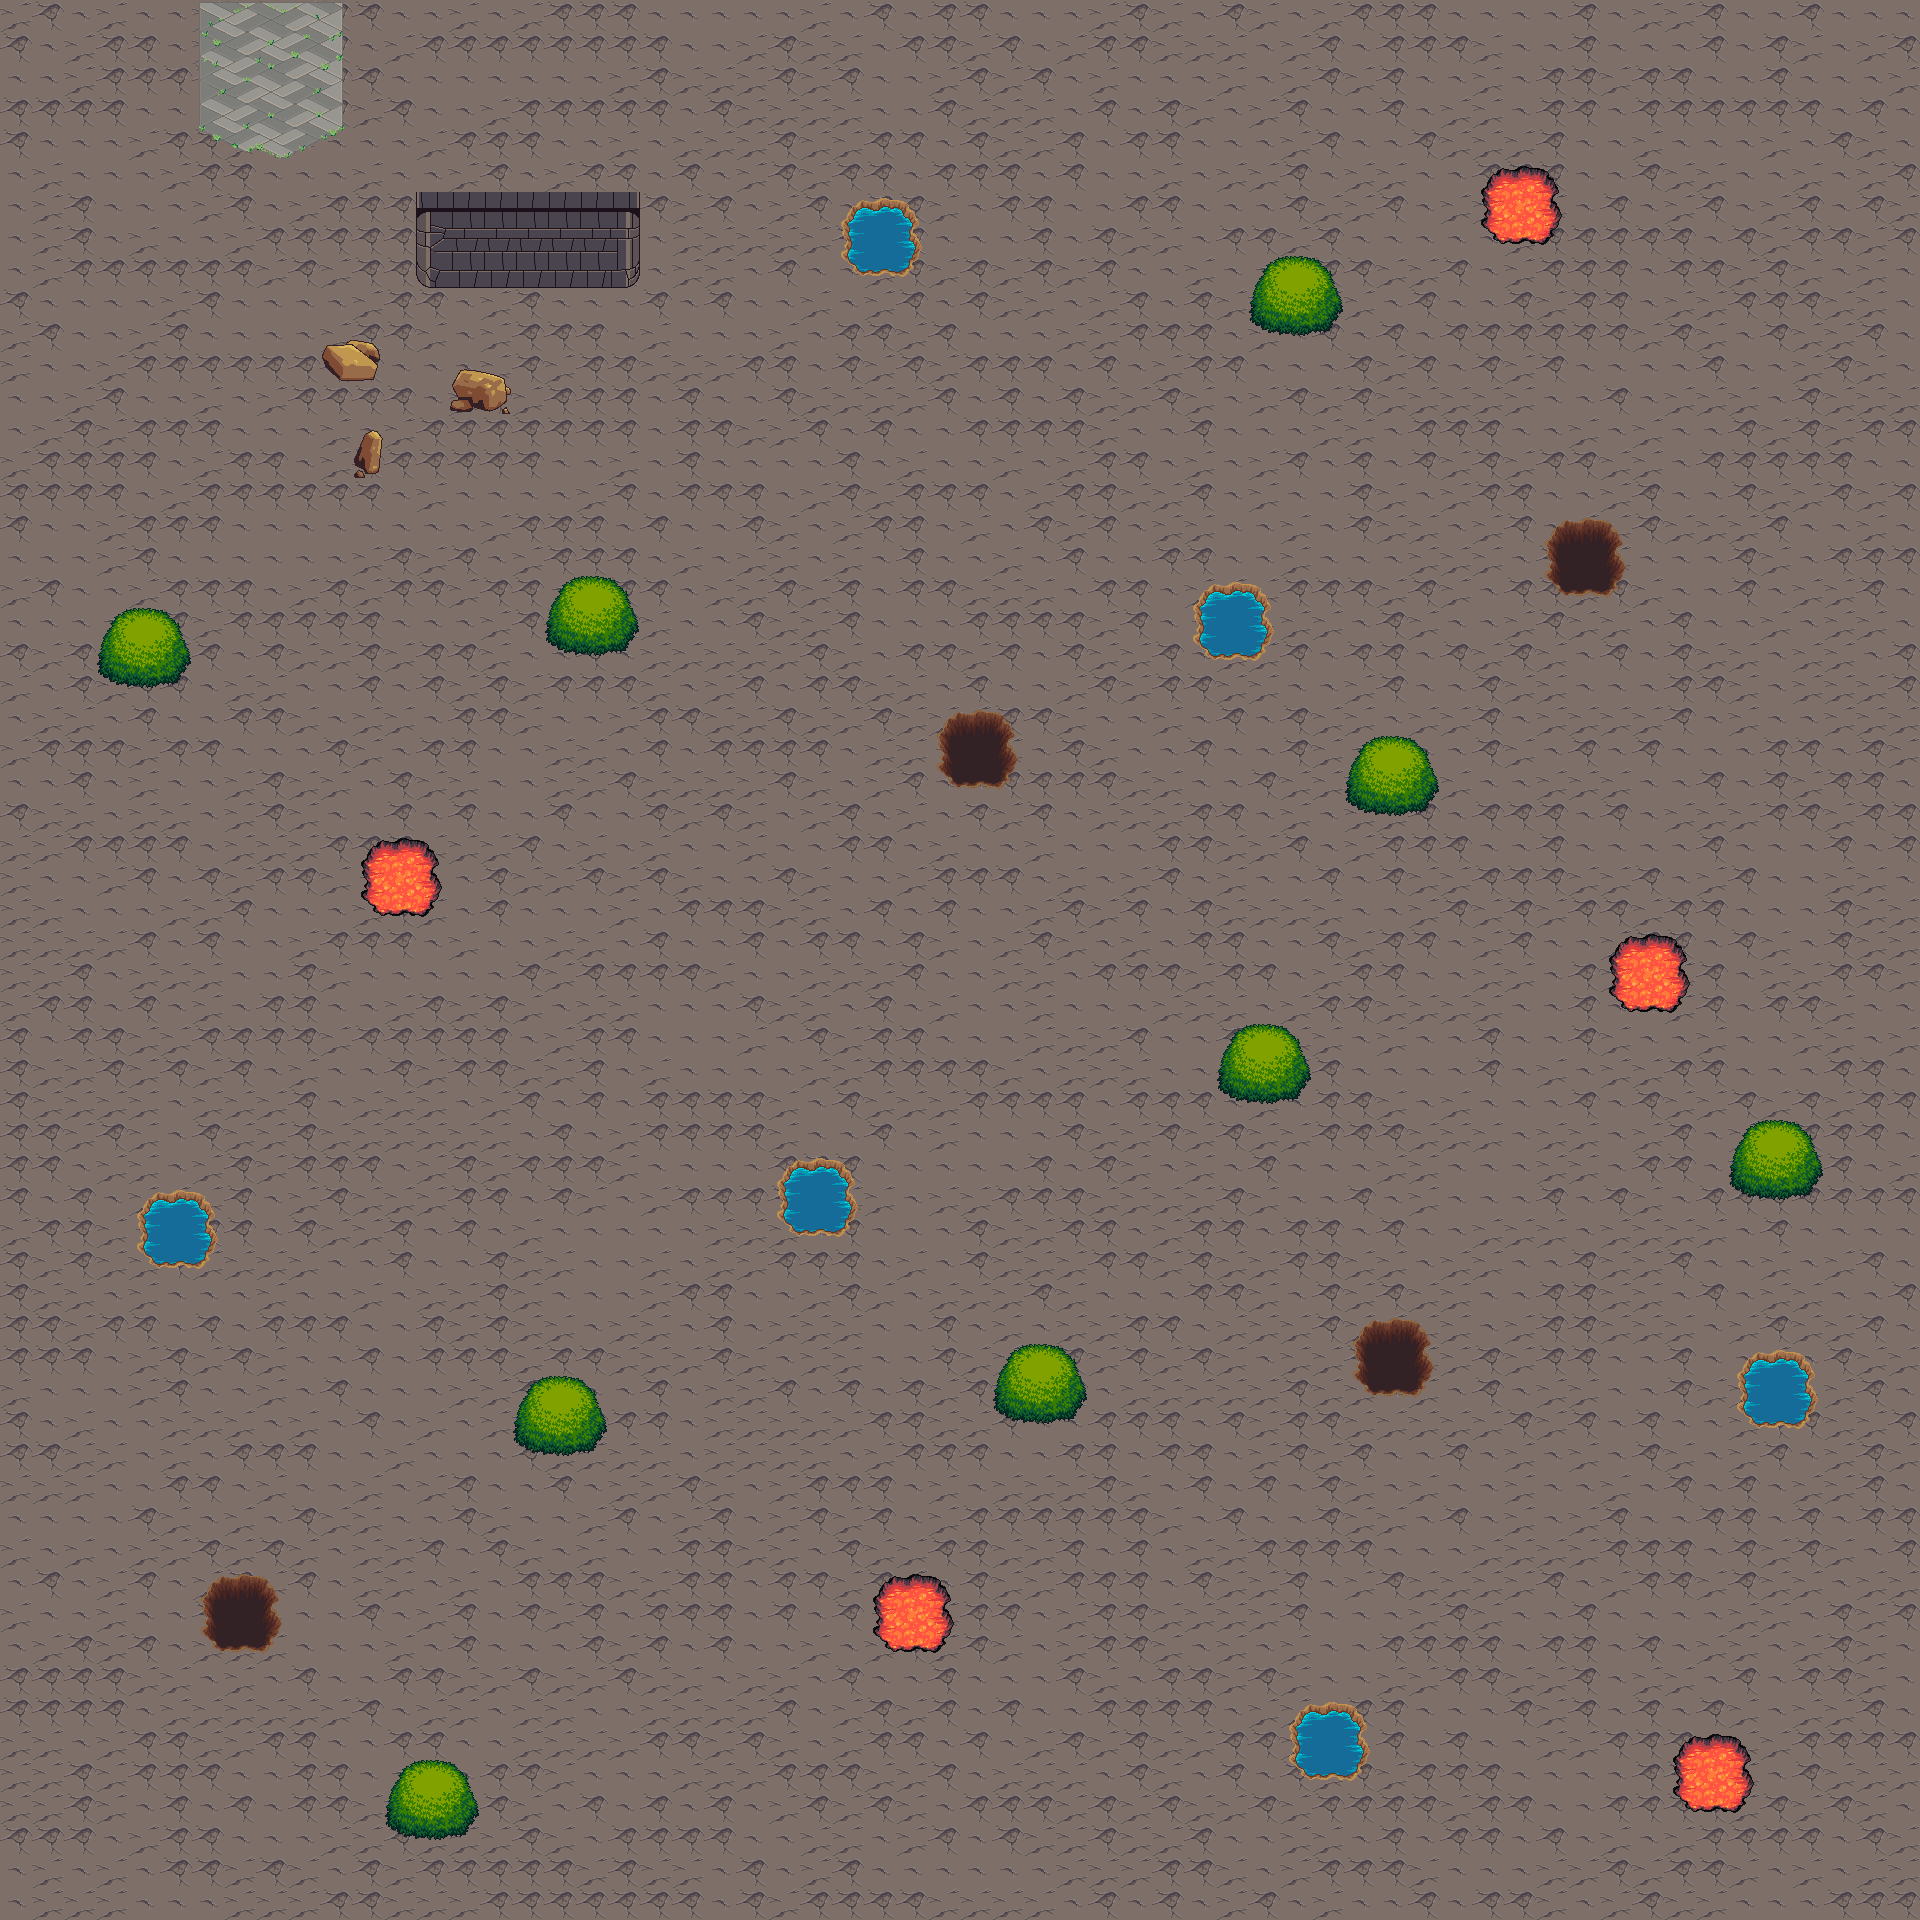

Rendered tile map (Tiled .tmx) drawn with the repository's tilesets; below, a short description and the map source with its tile grids summarised:
An orthogonal 60x60 tile map with 32x32 px tiles, 4 tile layers (floor, floor+1, Player, buildings).

<map version="1.2" tiledversion="1.2.1" orientation="orthogonal" renderorder="right-down" width="60" height="60" tilewidth="32" tileheight="32" infinite="0" nextlayerid="13" nextobjectid="1">
 <tileset firstgid="1" source="mainAssets.tsx" />
 <layer id="9" name="floor" width="60" height="60">
  <data>[3600 cells, 3600 non-empty, 3 distinct tile ids]</data>
 </layer>
 <layer id="10" name="floor+1" width="60" height="60">
  <data>[3600 cells, 251 non-empty, 71 distinct tile ids]</data>
 </layer>
 <layer id="11" name="Player" width="60" height="60">
  <properties>
   <property name="player" type="bool" value="true" />
  </properties>
  <data>[3600 cells, 0 non-empty, 0 distinct tile ids]</data>
 </layer>
 <layer id="12" name="buildings" width="60" height="60">
  <data>[3600 cells, 21 non-empty, 9 distinct tile ids]</data>
 </layer>
</map>
